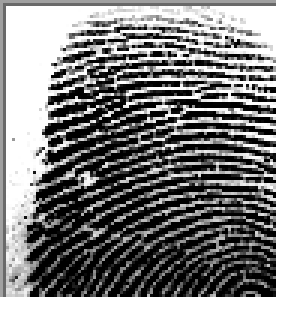
#> input picture Test Images/cluster_0_26.BMP, 96 x 103 px (shown 3 times larger)
$ python appl.py
#> lines starting #> are read from the running program, lines starting #| are printed output that depends on the picture
from PIL import Image
import google.generativeai as genai
import os
from tkinter import Tk, filedialog

# ========== Step 1: File Picker ==========
def choose_image_file():
    root = Tk()
    root.withdraw()  # Hide the root window
    file_path = filedialog.askopenfilename(
        title="Choose an image",
        filetypes=[("Image Files", "*.bmp *.jpg *.jpeg *.png")]
    )
#> the answer given: Test Images/cluster_0_26.BMP
    return file_path

# ========== Step 2: Convert BMP to JPG ==========
def convert_bmp_to_jpg(bmp_path):
#> called with bmp_path = 'Test Images/cluster_0_26.BMP'
    jpg_path = os.path.splitext(bmp_path)[0] + ".jpg"
    try:
        with Image.open(bmp_path) as bmp_image:
#> bmp_image is the input picture: PIL image 96x103 RGBA; mean R, G, B, A 105.7, 105.7, 105.7, 234.9
            rgb_image = bmp_image.convert('RGB')
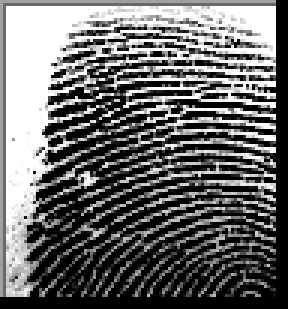
#> rgb_image: PIL image 96x103 RGB (shown 3 times larger); min 0, max 255, mean 105.7
            rgb_image.save(jpg_path, 'JPEG')
            print(f"[✓] Converted: {bmp_path} --> {jpg_path}")
        return jpg_path
    except Exception as e:
        print(f"[X] Error during conversion: {e}")
        return None

# ========== Step 3: Analyze Image Using Gemini API ==========
def analyze_image_with_gemini(api_key, image_path):
#> called with api_key = 'AIzaSyADiuoPIC_LhcTANQavgWdJ5aNsK-C86BE', image_path = 'Test Images/cluster_0_26.jpg'
    try:
        genai.configure(api_key=api_key)
        model = genai.GenerativeModel('gemini-1.5-flash')

        with Image.open(image_path) as img:
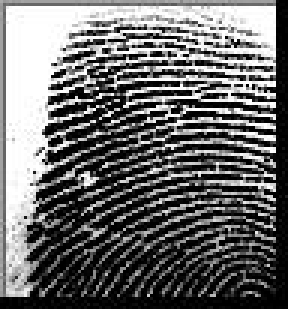
#> img: PIL image 96x103 RGB (shown 3 times larger); min 0, max 255, mean 106.5
            response = model.generate_content(
                [
                    "Determine if this is a fingerprint image. Answer strictly 'Yes' or 'No' and provide a brief reason.",
                    img
                ],
                stream=False
            )
        print("\n[✓] Gemini Analysis Result:")
        print(response.text.strip())

    except Exception as e:
        print(f"[X] Gemini API Error: {e}")

# ========== Main ==========
if __name__ == "__main__":
    GEMINI_API_KEY = os.getenv("GEMINI_API_KEY", "AIzaSyADiuoPIC_LhcTANQavgWdJ5aNsK-C86BE")

    image_path = choose_image_file()

    if not image_path:
        print("[X] No file selected.")
    elif not GEMINI_API_KEY:
        print("[X] Gemini API key is missing. Set it using environment variable 'GEMINI_API_KEY'.")
    else:
        ext = os.path.splitext(image_path)[1].lower()
        if ext == ".bmp":
            image_path = convert_bmp_to_jpg(image_path)
        if image_path:  # Only proceed if conversion succeeded or not needed
            analyze_image_with_gemini(GEMINI_API_KEY, image_path)

$ run again, on Test Images/cluster_2_377.BMP
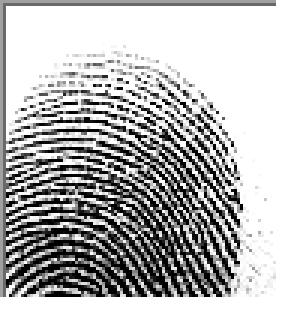
#> input picture Test Images/cluster_2_377.BMP, 96 x 103 px (shown 3 times larger)
#> in convert_bmp_to_jpg, bmp_image is the input picture: PIL image 96x103 RGBA; mean R, G, B, A 158, 158, 158, 234.9
#> in convert_bmp_to_jpg, `rgb_image = bmp_image.convert('RGB')`:
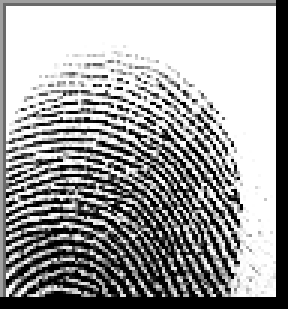
#> rgb_image: PIL image 96x103 RGB (shown 3 times larger); min 0, max 255, mean 158
#> in analyze_image_with_gemini, `with Image.open(image_path) as img:`:
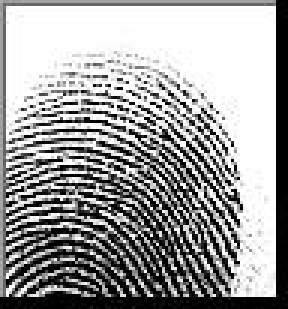
#> img: PIL image 96x103 RGB (shown 3 times larger); min 0, max 255, mean 157.8

$ run again, on Test Images/cluster_3_451.BMP
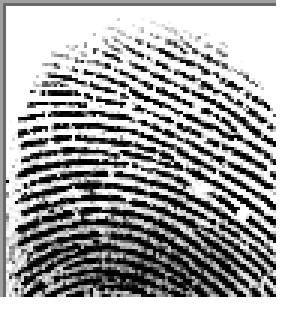
#> input picture Test Images/cluster_3_451.BMP, 96 x 103 px (shown 3 times larger)
#> in convert_bmp_to_jpg, bmp_image is the input picture: PIL image 96x103 RGBA; mean R, G, B, A 143.4, 143.4, 143.4, 234.9
#> in convert_bmp_to_jpg, `rgb_image = bmp_image.convert('RGB')`:
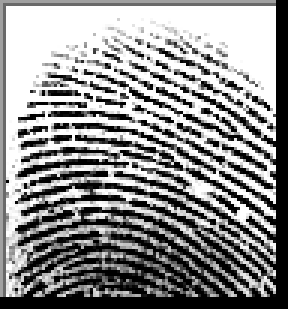
#> rgb_image: PIL image 96x103 RGB (shown 3 times larger); min 0, max 255, mean 143.4
#> in analyze_image_with_gemini, `with Image.open(image_path) as img:`:
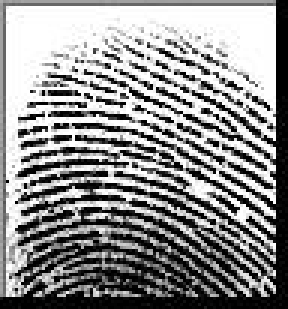
#> img: PIL image 96x103 RGB (shown 3 times larger); min 0, max 255, mean 143.4

$ run again, on Test Images/cluster_4_264.BMP
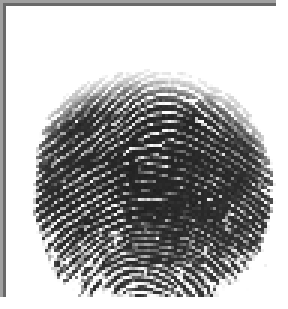
#> input picture Test Images/cluster_4_264.BMP, 96 x 103 px (shown 3 times larger)
#> in convert_bmp_to_jpg, bmp_image is the input picture: PIL image 96x103 RGBA; mean R, G, B, A 152.8, 152.8, 152.8, 234.9
#> in convert_bmp_to_jpg, `rgb_image = bmp_image.convert('RGB')`:
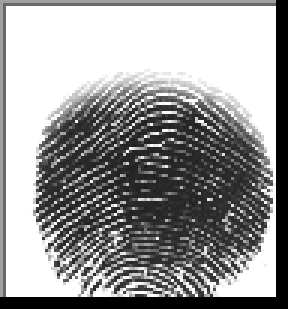
#> rgb_image: PIL image 96x103 RGB (shown 3 times larger); min 0, max 255, mean 152.8
